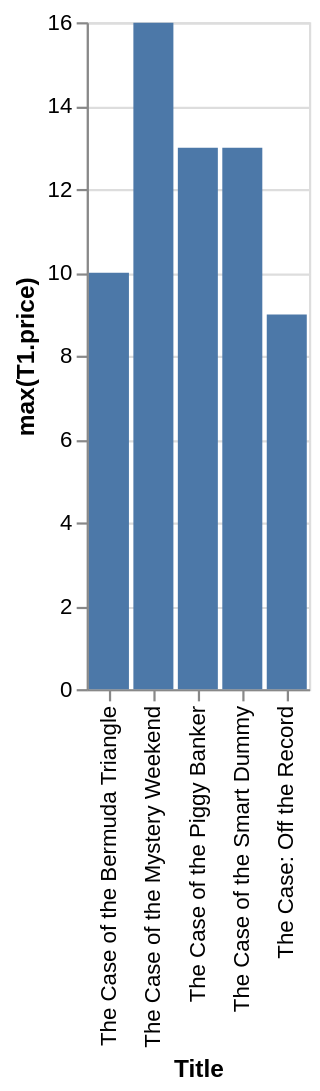

Specify this chart in Vega-Lite:
### Vega-Lite specification from a JSON file in a GitHub repository (floating-point values rounded to 4 significant figures)
{"data": {"values": [{"x_data": "The Case of the Bermuda Triangle", "y_data": 9.99}, {"x_data": "The Case of the Mystery Weekend", "y_data": 15.99}, {"x_data": "The Case of the Piggy Banker", "y_data": 12.99}, {"x_data": "The Case of the Smart Dummy", "y_data": 12.99}, {"x_data": "The Case: Off the Record", "y_data": 8.99}]}, "mark": "bar", "encoding": {"x": {"field": "x_data", "type": "nominal", "title": "Title", "sort": "ascending"}, "y": {"field": "y_data", "type": "quantitative", "title": "max(T1.price)"}}}
